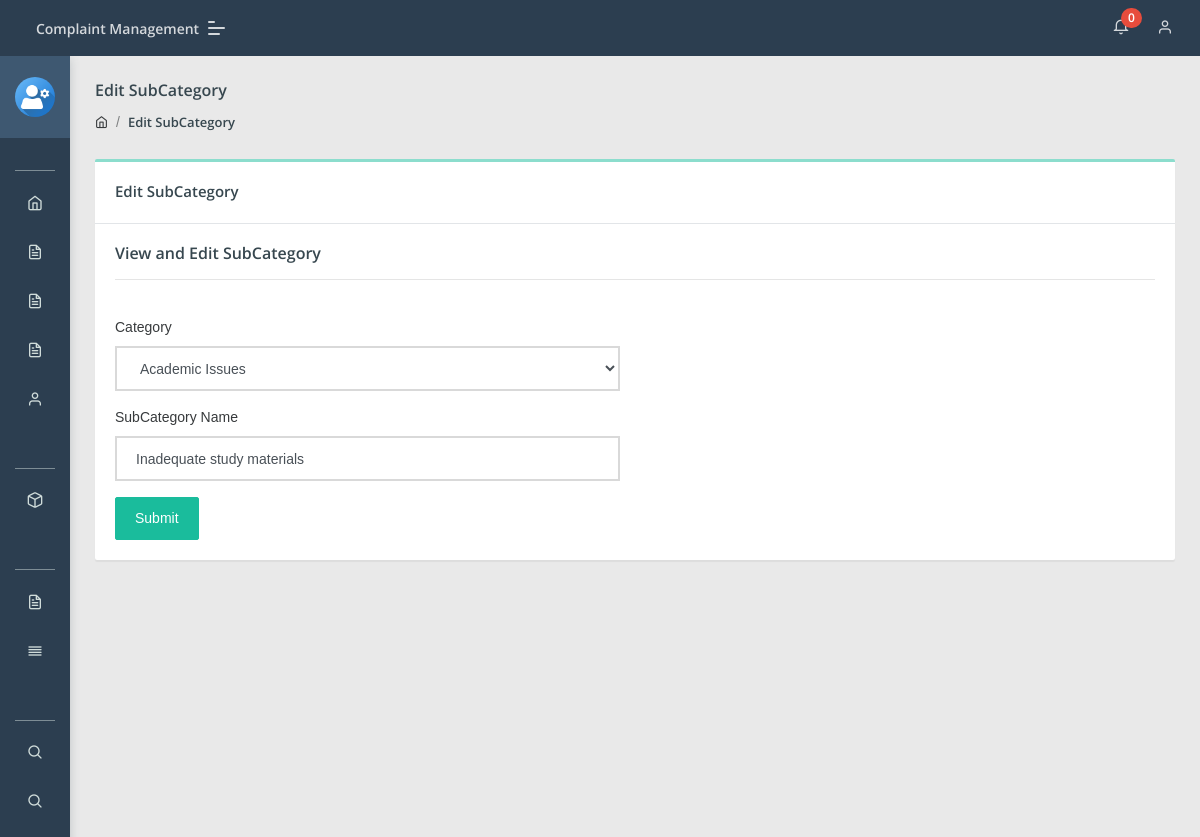
The page /admin/edit-subcategory.php?id=8 (signed in) on the database its author committed.
### tables this page shows
CREATE TABLE `subcategory` (
  `id` int NOT NULL,
  `categoryid` int DEFAULT NULL,
  `subcategory` varchar(255) DEFAULT NULL,
  `creationDate` timestamp NULL DEFAULT CURRENT_TIMESTAMP,
  `updationDate` timestamp NULL DEFAULT NULL ON UPDATE CURRENT_TIMESTAMP
);

CREATE TABLE `category` (
  `id` int NOT NULL,
  `categoryName` varchar(255) DEFAULT NULL,
  `categoryDescription` longtext,
  `creationDate` timestamp NULL DEFAULT CURRENT_TIMESTAMP,
  `updationDate` timestamp NULL DEFAULT NULL ON UPDATE CURRENT_TIMESTAMP
);

### admin/edit-subcategory.php (the view, shortened to what this page needs)
<?php
include('include/config.php');
if(strlen($_SESSION['aid'])==0)
	{
header('location:index.php');
}
else{
	?>
<!DOCTYPE html>
<html lang="en">
<head>
    <link rel="stylesheet" href="assets/css/style.css">
</head>
<body class="">
	<?php include('include/sidebar.php');?>
	<?php include('include/header.php');?>
<section class="pcoded-main-container">
    <div class="pcoded-content">
        <div class="page-header">
            <div class="page-block">
                <div class="row align-items-center">
                    <div class="col-md-12">
                        <div class="page-header-title">
                            <h5 class="m-b-10">Edit SubCategory</h5>
                        </div>
                        <ul class="breadcrumb">
                            <li class="breadcrumb-item"><a href="dashboard.php"><i class="feather icon-home"></i></a></li>
                            <li class="breadcrumb-item"><a href="subcategory.php">Edit SubCategory</a></li>
                        </ul>
                    </div>
                </div>
            </div>
        </div>
        <div class="row">
            <div class="col-sm-12">
                <div class="card">
                    <div class="card-header">
                        <h5>Edit SubCategory</h5>
                    </div>
                    <div class="card-body">
                        <h5>View and Edit SubCategory</h5>
                        <hr>
                        <div class="row">
                            <div class="col-md-6">
                            	<?php
$id=intval($_GET['id']);
$query=mysqli_query($con,"select category.id,category.categoryName,subcategory.subcategory from subcategory join category on category.id=subcategory.categoryid where subcategory.id='$id'");
while($row=mysqli_fetch_array($query))
{
?>
                                <form method="post">
                                    <br />
                                    <div class="form-group">
                                        <label for="exampleInputEmail1">Category</label>
                                        <select name="category" class="form-control" required>
<option value="<?php echo htmlentities($row['id']);?>"><?php echo htmlentities($catname=$row['categoryName']);?></option>
</select>
                                    </div>
                                      <div class="form-group">
                                        <label for="exampleInputEmail1">SubCategory Name</label>
<input type="text" placeholder="Enter category Name"  name="subcategory" value="<?php echo  htmlentities($row['subcategory']);?>" class="form-control" required>
                                    </div>
                                    <button type="submit" class="btn  btn-primary" name="submit">Submit</button>
                                </form><?php } ?>
                            </div>
                        </div>
                    </div>
                </div>
            </div>
        </div>
    </div>
</section>
</body>
</html>
<?php } ?>

### rows shown on the page
subcategory: category "Academic Issues", subcategory "Inadequate study materials"

### other values the page prints
$num1 "0"
